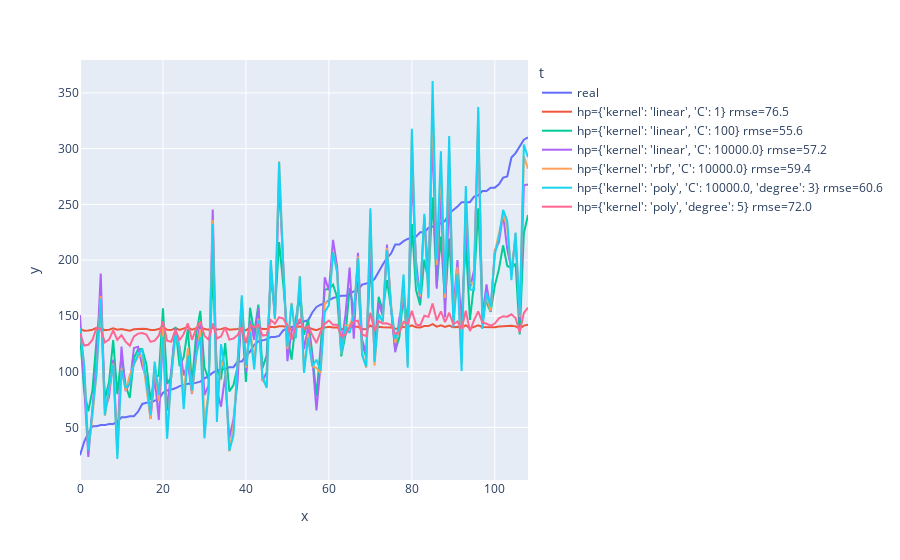

Notebook source saved alongside this figure:
### Markdown cell above
Last but not least, SVM is another method for numerical regression. Several methods were used, but again, hyperparams did not matter much. Except for C, which default value made model predict just mean value, so it was changed to pretty big number

### Code cell
from sklearn.svm import SVR
hparams = [{'kernel': 'linear', 'C': 1},  {'kernel': 'linear', 'C': 100}, 
           {'kernel': 'linear', 'C': 1e4}, {'kernel': 'rbf', 'C': 1e4},
           {'kernel': 'poly', 'C': 1e4, 'degree': 3}, {'kernel': 'poly', 'degree': 5}]


out_df = [pd.DataFrame({'y': list(y_ts_sr), 't': ['real']*len(y_ts), 'x': list(range(len(y_ts)))})]

for hp in hparams:
    model = SVR(**hp)
    _ = model.fit(x_tr, y_tr)
    res = model.predict(x_ts_sr)
    out_df.append(pd.DataFrame({
        'y': res,
        't': [f'{hp=} rmse={root_mean_squared_error(y_ts_sr, res):.1f}']*len(y_ts),
        'x': range(len(y_ts))
    }))

px.line(pd.concat(out_df), y='y', color='t', x='x').show()
